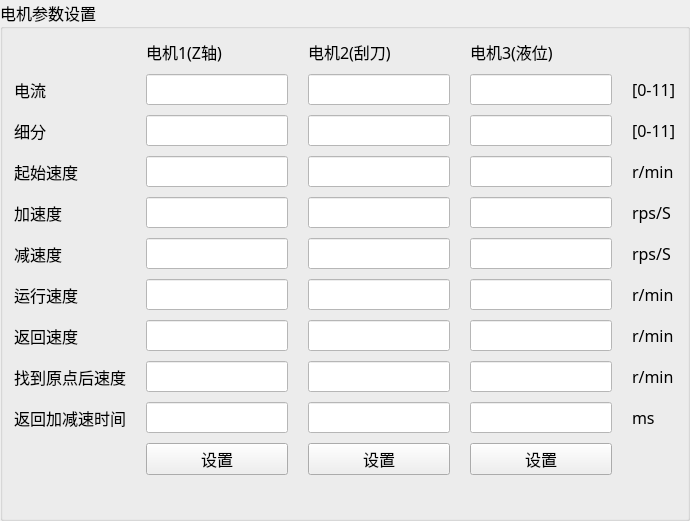
           <widget class="QGroupBox" name="groupBox_10">
            <property name="font">
             <font>
              <family>AcadEref</family>
              <pointsize>12</pointsize>
             </font>
            </property>
            <property name="title">
             <string>电机参数设置</string>
            </property>
            <layout class="QGridLayout" name="gridLayout_13" rowstretch="0,0,0,0,0,0,0,0,0,0,0,2" columnstretch="1,0,0,0,0" columnminimumwidth="0,0,0,0,0">
             <property name="horizontalSpacing">
              <number>20</number>
             </property>
             <property name="verticalSpacing">
              <number>10</number>
             </property>
             <item row="4" column="3">
              <widget class="QLineEdit" name="lineEdit_motor_speed_up_time_3">
               <property name="font">
                <font>
                 <family>新宋体</family>
                 <pointsize>12</pointsize>
                </font>
               </property>
               <property name="styleSheet">
                <string notr="true">background-color: rgb(255, 255, 255);</string>
               </property>
               <property name="alignment">
                <set>Qt::AlignCenter</set>
               </property>
              </widget>
             </item>
             <item row="5" column="3">
              <widget class="QLineEdit" name="lineEdit_motor_speed_down_time_3">
               <property name="font">
                <font>
                 <family>新宋体</family>
                 <pointsize>12</pointsize>
                </font>
               </property>
               <property name="styleSheet">
                <string notr="true">background-color: rgb(255, 255, 255);</string>
               </property>
               <property name="alignment">
                <set>Qt::AlignCenter</set>
               </property>
              </widget>
             </item>
             <item row="8" column="0">
              <widget class="QLabel" name="label_58">
               <property name="font">
                <font>
                 <family>AcadEref</family>
                 <pointsize>12</pointsize>
                </font>
               </property>
               <property name="text">
                <string>找到原点后速度</string>
               </property>
              </widget>
             </item>
             <item row="9" column="2">
              <widget class="QLineEdit" name="lineEdit_motor_up_down_time_after_zero_2">
               <property name="enabled">
                <bool>false</bool>
               </property>
               <property name="font">
                <font>
                 <family>新宋体</family>
                 <pointsize>12</pointsize>
                </font>
               </property>
               <property name="styleSheet">
                <string notr="true">background-color: rgb(255, 255, 255);</string>
               </property>
               <property name="alignment">
                <set>Qt::AlignCenter</set>
               </property>
              </widget>
             </item>
             <item row="8" column="2">
              <widget class="QLineEdit" name="lineEdit_motor_speed_after_zero_2">
               <property name="enabled">
                <bool>false</bool>
               </property>
               <property name="font">
                <font>
                 <family>新宋体</family>
                 <pointsize>12</pointsize>
                </font>
               </property>
               <property name="styleSheet">
                <string notr="true">background-color: rgb(255, 255, 255);</string>
               </property>
               <property name="alignment">
                <set>Qt::AlignCenter</set>
               </property>
              </widget>
             </item>
             <item row="3" column="4">
              <widget class="QLabel" name="label_52">
               <property name="font">
                <font>
                 <family>新宋体</family>
                 <pointsize>12</pointsize>
                </font>
               </property>
               <property name="text">
                <string>r/min</string>
               </property>
              </widget>
             </item>
             <item row="0" column="2">
              <widget class="QLabel" name="label_44">
               <property name="font">
                <font>
                 <family>AcadEref</family>
                 <pointsize>12</pointsize>
                </font>
               </property>
               <property name="text">
                <string>电机2(刮刀)</string>
               </property>
              </widget>
             </item>
             <item row="10" column="3">
              <widget class="QPushButton" name="btn_motor_para_set_3">
               <property name="font">
                <font>
                 <family>AcadEref</family>
                 <pointsize>12</pointsize>
                </font>
               </property>
               <property name="text">
                <string>设置</string>
               </property>
              </widget>
             </item>
             <item row="3" column="3">
              <widget class="QLineEdit" name="lineEdit_motor_start_speed_3">
               <property name="enabled">
                <bool>false</bool>
               </property>
               <property name="font">
                <font>
                 <family>新宋体</family>
                 <pointsize>12</pointsize>
                </font>
               </property>
               <property name="styleSheet">
                <string notr="true">background-color: rgb(255, 255, 255);</string>
               </property>
               <property name="alignment">
                <set>Qt::AlignCenter</set>
               </property>
              </widget>
             </item>
             <item row="8" column="4">
              <widget class="QLabel" name="label_61">
               <property name="font">
                <font>
                 <family>新宋体</family>
                 <pointsize>12</pointsize>
                </font>
               </property>
               <property name="text">
                <string>r/min</string>
               </property>
              </widget>
             </item>
             <item row="6" column="3">
              <widget class="QLineEdit" name="lineEdit_motor_max_speed_3">
               <property name="font">
                <font>
                 <family>新宋体</family>
                 <pointsize>12</pointsize>
                </font>
               </property>
               <property name="styleSheet">
                <string notr="true">background-color: rgb(255, 255, 255);</string>
               </property>
               <property name="alignment">
                <set>Qt::AlignCenter</set>
               </property>
              </widget>
             </item>
             <item row="2" column="2">
              <widget class="QLineEdit" name="lineEdit_motor_subdivision_2">
               <property name="enabled">
                <bool>false</bool>
               </property>
               <property name="font">
                <font>
                 <family>新宋体</family>
                 <pointsize>12</pointsize>
                </font>
               </property>
               <property name="styleSheet">
                <string notr="true">background-color: rgb(255, 255, 255);</string>
               </property>
               <property name="alignment">
                <set>Qt::AlignCenter</set>
               </property>
              </widget>
             </item>
             <item row="4" column="1">
              <widget class="QLineEdit" name="lineEdit_motor_speed_up_time_1">
               <property name="font">
                <font>
                 <family>新宋体</family>
                 <pointsize>12</pointsize>
                </font>
               </property>
               <property name="styleSheet">
                <string notr="true">background-color: rgb(255, 255, 255);</string>
               </property>
               <property name="alignment">
                <set>Qt::AlignCenter</set>
               </property>
              </widget>
             </item>
             <item row="6" column="2">
              <widget class="QLineEdit" name="lineEdit_motor_max_speed_2">
               <property name="font">
                <font>
                 <family>新宋体</family>
                 <pointsize>12</pointsize>
                </font>
               </property>
               <property name="styleSheet">
                <string notr="true">background-color: rgb(255, 255, 255);</string>
               </property>
               <property name="alignment">
                <set>Qt::AlignCenter</set>
               </property>
              </widget>
             </item>
             <item row="0" column="3">
              <widget class="QLabel" name="label_45">
               <property name="font">
                <font>
                 <family>AcadEref</family>
                 <pointsize>12</pointsize>
                </font>
               </property>
               <property name="text">
                <string>电机3(液位)</string>
               </property>
              </widget>
             </item>
             <item row="1" column="1">
              <widget class="QLineEdit" name="lineEdit_motor_current_1">
               <property name="enabled">
                <bool>false</bool>
               </property>
               <property name="font">
                <font>
                 <family>新宋体</family>
                 <pointsize>12</pointsize>
                </font>
               </property>
               <property name="styleSheet">
                <string notr="true">background-color: rgb(255, 255, 255);</string>
               </property>
               <property name="alignment">
                <set>Qt::AlignCenter</set>
               </property>
              </widget>
             </item>
             <item row="2" column="0">
              <widget class="QLabel" name="label_47">
               <property name="font">
                <font>
                 <family>AcadEref</family>
                 <pointsize>12</pointsize>
                </font>
               </property>
               <property name="text">
                <string>细分</string>
               </property>
              </widget>
             </item>
             <item row="7" column="2">
              <widget class="QLineEdit" name="lineEdit_motor_return_speed_2">
               <property name="enabled">
                <bool>false</bool>
               </property>
               <property name="font">
                <font>
                 <family>新宋体</family>
                 <pointsize>12</pointsize>
                </font>
               </property>
               <property name="styleSheet">
                <string notr="true">background-color: rgb(255, 255, 255);</string>
               </property>
               <property name="alignment">
                <set>Qt::AlignCenter</set>
               </property>
              </widget>
             </item>
             <item row="2" column="4">
              <widget class="QLabel" name="label_65">
               <property name="font">
                <font>
                 <family>新宋体</family>
                 <pointsize>12</pointsize>
                </font>
               </property>
               <property name="text">
                <string>[0-11]</string>
               </property>
              </widget>
             </item>
             <item row="2" column="1">
              <widget class="QLineEdit" name="lineEdit_motor_subdivision_1">
               <property name="enabled">
                <bool>false</bool>
               </property>
               <property name="font">
                <font>
                 <family>新宋体</family>
                 <pointsize>12</pointsize>
                </font>
               </property>
               <property name="styleSheet">
                <string notr="true">background-color: rgb(255, 255, 255);</string>
               </property>
               <property name="alignment">
                <set>Qt::AlignCenter</set>
               </property>
              </widget>
             </item>
             <item row="10" column="1">
              <widget class="QPushButton" name="btn_motor_para_set_1">
               <property name="font">
                <font>
                 <family>AcadEref</family>
                 <pointsize>12</pointsize>
                </font>
               </property>
               <property name="text">
                <string>设置</string>
               </property>
              </widget>
             </item>
             <item row="1" column="2">
              <widget class="QLineEdit" name="lineEdit_motor_current_2">
               <property name="enabled">
                <bool>false</bool>
               </property>
               <property name="font">
                <font>
                 <family>新宋体</family>
                 <pointsize>12</pointsize>
                </font>
               </property>
               <property name="styleSheet">
                <string notr="true">background-color: rgb(255, 255, 255);</string>
               </property>
               <property name="alignment">
                <set>Qt::AlignCenter</set>
               </property>
              </widget>
             </item>
             <item row="7" column="1">
              <widget class="QLineEdit" name="lineEdit_motor_return_speed_1">
               <property name="enabled">
                <bool>false</bool>
               </property>
               <property name="font">
                <font>
                 <family>新宋体</family>
                 <pointsize>12</pointsize>
                </font>
               </property>
               <property name="styleSheet">
                <string notr="true">background-color: rgb(255, 255, 255);</string>
               </property>
               <property name="alignment">
                <set>Qt::AlignCenter</set>
               </property>
              </widget>
             </item>
             <item row="3" column="2">
              <widget class="QLineEdit" name="lineEdit_motor_start_speed_2">
               <property name="enabled">
                <bool>false</bool>
               </property>
               <property name="font">
                <font>
                 <family>新宋体</family>
                 <pointsize>12</pointsize>
                </font>
               </property>
               <property name="styleSheet">
                <string notr="true">background-color: rgb(255, 255, 255);</string>
               </property>
               <property name="alignment">
                <set>Qt::AlignCenter</set>
               </property>
              </widget>
             </item>
             <item row="0" column="1">
              <widget class="QLabel" name="label_43">
               <property name="font">
                <font>
                 <family>AcadEref</family>
                 <pointsize>12</pointsize>
                </font>
               </property>
               <property name="text">
                <string>电机1(Z轴)</string>
               </property>
              </widget>
             </item>
             <item row="6" column="4">
              <widget class="QLabel" name="label_55">
               <property name="font">
                <font>
                 <family>新宋体</family>
                 <pointsize>12</pointsize>
                </font>
               </property>
               <property name="text">
                <string>r/min</string>
               </property>
              </widget>
             </item>
             <item row="7" column="0">
              <widget class="QLabel" name="label_57">
               <property name="font">
                <font>
                 <family>AcadEref</family>
                 <pointsize>12</pointsize>
                </font>
               </property>
               <property name="text">
                <string>返回速度</string>
               </property>
              </widget>
             </item>
             <item row="9" column="4">
              <widget class="QLabel" name="label_62">
               <property name="font">
                <font>
                 <family>AcadEref</family>
                 <pointsize>12</pointsize>
                </font>
               </property>
               <property name="text">
                <string>ms</string>
               </property>
              </widget>
             </item>
             <item row="9" column="1">
              <widget class="QLineEdit" name="lineEdit_motor_up_down_time_after_zero_1">
               <property name="enabled">
                <bool>false</bool>
               </property>
               <property name="font">
                <font>
                 <family>新宋体</family>
                 <pointsize>12</pointsize>
                </font>
               </property>
               <property name="styleSheet">
                <string notr="true">background-color: rgb(255, 255, 255);</string>
               </property>
               <property name="alignment">
                <set>Qt::AlignCenter</set>
               </property>
              </widget>
             </item>
             <item row="8" column="3">
              <widget class="QLineEdit" name="lineEdit_motor_speed_after_zero_3">
               <property name="enabled">
                <bool>false</bool>
               </property>
               <property name="font">
                <font>
                 <family>新宋体</family>
                 <pointsize>12</pointsize>
                </font>
               </property>
               <property name="styleSheet">
                <string notr="true">background-color: rgb(255, 255, 255);</string>
               </property>
               <property name="alignment">
                <set>Qt::AlignCenter</set>
               </property>
              </widget>
             </item>
             <item row="9" column="0">
              <widget class="QLabel" name="label_59">
               <property name="font">
                <font>
                 <family>AcadEref</family>
                 <pointsize>12</pointsize>
                </font>
               </property>
               <property name="text">
                <string>返回加减速时间</string>
               </property>
              </widget>
             </item>
             <item row="10" column="2">
              <widget class="QPushButton" name="btn_motor_para_set_2">
               <property name="font">
                <font>
                 <family>AcadEref</family>
                 <pointsize>12</pointsize>
                </font>
               </property>
               <property name="text">
                <string>设置</string>
               </property>
              </widget>
             </item>
             <item row="4" column="2">
              <widget class="QLineEdit" name="lineEdit_motor_speed_up_time_2">
               <property name="font">
                <font>
                 <family>新宋体</family>
                 <pointsize>12</pointsize>
                </font>
               </property>
               <property name="styleSheet">
                <string notr="true">background-color: rgb(255, 255, 255);</string>
               </property>
               <property name="alignment">
                <set>Qt::AlignCenter</set>
               </property>
              </widget>
             </item>
             <item row="7" column="4">
              <widget class="QLabel" name="label_60">
               <property name="font">
                <font>
                 <family>新宋体</family>
                 <pointsize>12</pointsize>
                </font>
               </property>
               <property name="text">
                <string>r/min</string>
               </property>
              </widget>
             </item>
             <item row="6" column="1">
              <widget class="QLineEdit" name="lineEdit_motor_max_speed_1">
               <property name="font">
                <font>
                 <family>新宋体</family>
                 <pointsize>12</pointsize>
                </font>
               </property>
               <property name="styleSheet">
                <string notr="true">background-color: rgb(255, 255, 255);</string>
               </property>
               <property name="alignment">
                <set>Qt::AlignCenter</set>
               </property>
              </widget>
             </item>
             <item row="1" column="4">
              <widget class="QLabel" name="label_64">
               <property name="font">
                <font>
                 <family>新宋体</family>
                 <pointsize>12</pointsize>
                </font>
               </property>
               <property name="text">
                <string>[0-11]</string>
               </property>
              </widget>
             </item>
             <item row="6" column="0">
              <widget class="QLabel" name="label_51">
               <property name="font">
                <font>
                 <family>AcadEref</family>
                 <pointsize>12</pointsize>
                </font>
               </property>
               <property name="text">
                <string>运行速度</string>
               </property>
              </widget>
             </item>
             <item row="2" column="3">
              <widget class="QLineEdit" name="lineEdit_motor_subdivision_3">
               <property name="enabled">
                <bool>false</bool>
               </property>
               <property name="font">
                <font>
                 <family>新宋体</family>
                 <pointsize>12</pointsize>
                </font>
               </property>
               <property name="styleSheet">
                <string notr="true">background-color: rgb(255, 255, 255);</string>
               </property>
               <property name="alignment">
                <set>Qt::AlignCenter</set>
               </property>
              </widget>
             </item>
             <item row="9" column="3">
              <widget class="QLineEdit" name="lineEdit_motor_up_down_time_after_zero_3">
               <property name="enabled">
                <bool>false</bool>
               </property>
               <property name="font">
                <font>
                 <family>新宋体</family>
                 <pointsize>12</pointsize>
                </font>
               </property>
               <property name="styleSheet">
                <string notr="true">background-color: rgb(255, 255, 255);</string>
               </property>
               <property name="alignment">
                <set>Qt::AlignCenter</set>
               </property>
              </widget>
             </item>
             <item row="4" column="4">
              <widget class="QLabel" name="label_53">
               <property name="font">
                <font>
                 <family>AcadEref</family>
                 <pointsize>12</pointsize>
                </font>
               </property>
               <property name="text">
                <string>rps/S</string>
               </property>
              </widget>
             </item>
             <item row="3" column="0">
              <widget class="QLabel" name="label_48">
               <property name="font">
                <font>
                 <family>AcadEref</family>
                 <pointsize>12</pointsize>
                </font>
               </property>
               <property name="text">
                <string>起始速度</string>
               </property>
              </widget>
             </item>
             <item row="5" column="2">
              <widget class="QLineEdit" name="lineEdit_motor_speed_down_time_2">
               <property name="font">
                <font>
                 <family>新宋体</family>
                 <pointsize>12</pointsize>
                </font>
               </property>
               <property name="styleSheet">
                <string notr="true">background-color: rgb(255, 255, 255);</string>
               </property>
               <property name="alignment">
                <set>Qt::AlignCenter</set>
               </property>
              </widget>
             </item>
             <item row="1" column="3">
              <widget class="QLineEdit" name="lineEdit_motor_current_3">
               <property name="enabled">
                <bool>false</bool>
               </property>
               <property name="font">
                <font>
                 <family>新宋体</family>
                 <pointsize>12</pointsize>
                </font>
               </property>
               <property name="styleSheet">
                <string notr="true">background-color: rgb(255, 255, 255);</string>
               </property>
               <property name="alignment">
                <set>Qt::AlignCenter</set>
               </property>
              </widget>
             </item>
             <item row="5" column="0">
              <widget class="QLabel" name="label_50">
               <property name="font">
                <font>
                 <family>AcadEref</family>
                 <pointsize>12</pointsize>
                </font>
               </property>
               <property name="text">
                <string>减速度</string>
               </property>
              </widget>
             </item>
             <item row="5" column="4">
              <widget class="QLabel" name="label_54">
               <property name="font">
                <font>
                 <family>AcadEref</family>
                 <pointsize>12</pointsize>
                </font>
               </property>
               <property name="text">
                <string>rps/S</string>
               </property>
              </widget>
             </item>
             <item row="1" column="0">
              <widget class="QLabel" name="label_46">
               <property name="font">
                <font>
                 <family>AcadEref</family>
                 <pointsize>12</pointsize>
                </font>
               </property>
               <property name="text">
                <string>电流</string>
               </property>
              </widget>
             </item>
             <item row="4" column="0">
              <widget class="QLabel" name="label_49">
               <property name="font">
                <font>
                 <family>AcadEref</family>
                 <pointsize>12</pointsize>
                </font>
               </property>
               <property name="text">
                <string>加速度</string>
               </property>
              </widget>
             </item>
             <item row="7" column="3">
              <widget class="QLineEdit" name="lineEdit_motor_return_speed_3">
               <property name="enabled">
                <bool>false</bool>
               </property>
               <property name="font">
                <font>
                 <family>新宋体</family>
                 <pointsize>12</pointsize>
                </font>
               </property>
               <property name="styleSheet">
                <string notr="true">background-color: rgb(255, 255, 255);</string>
               </property>
               <property name="alignment">
                <set>Qt::AlignCenter</set>
               </property>
              </widget>
             </item>
             <item row="5" column="1">
              <widget class="QLineEdit" name="lineEdit_motor_speed_down_time_1">
               <property name="font">
                <font>
                 <family>新宋体</family>
                 <pointsize>12</pointsize>
                </font>
               </property>
               <property name="styleSheet">
                <string notr="true">background-color: rgb(255, 255, 255);</string>
               </property>
               <property name="alignment">
                <set>Qt::AlignCenter</set>
               </property>
              </widget>
             </item>
             <item row="3" column="1">
              <widget class="QLineEdit" name="lineEdit_motor_start_speed_1">
               <property name="enabled">
                <bool>false</bool>
               </property>
               <property name="font">
                <font>
                 <family>新宋体</family>
                 <pointsize>12</pointsize>
                </font>
               </property>
               <property name="styleSheet">
                <string notr="true">background-color: rgb(255, 255, 255);</string>
               </property>
               <property name="alignment">
                <set>Qt::AlignCenter</set>
               </property>
              </widget>
             </item>
             <item row="8" column="1">
              <widget class="QLineEdit" name="lineEdit_motor_speed_after_zero_1">
               <property name="enabled">
                <bool>false</bool>
               </property>
               <property name="font">
                <font>
                 <family>新宋体</family>
                 <pointsize>12</pointsize>
                </font>
               </property>
               <property name="styleSheet">
                <string notr="true">background-color: rgb(255, 255, 255);</string>
               </property>
               <property name="alignment">
                <set>Qt::AlignCenter</set>
               </property>
              </widget>
             </item>
             <item row="11" column="0">
              <widget class="QLabel" name="label_86">
               <property name="text">
                <string/>
               </property>
              </widget>
             </item>
            </layout>
           </widget>
